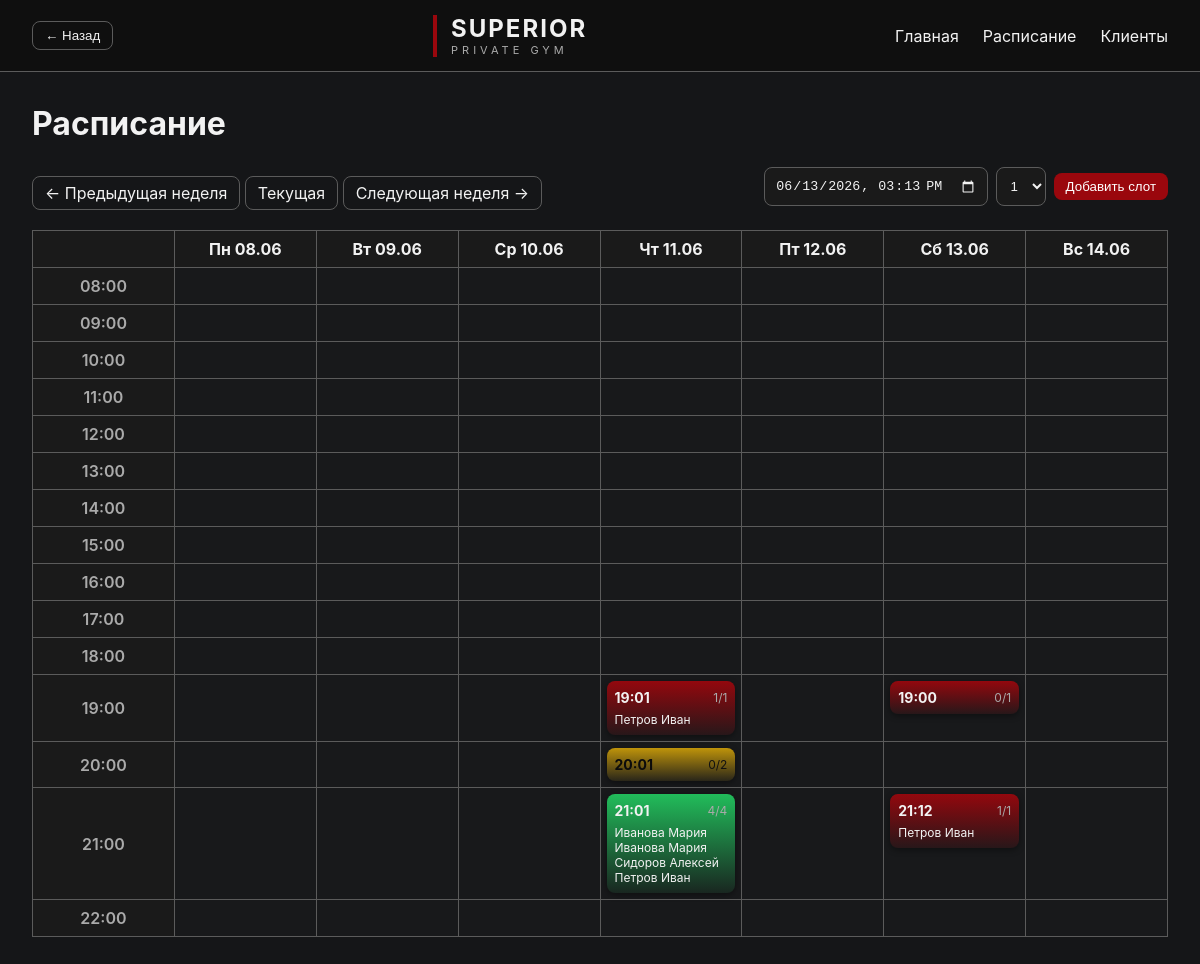
The app's page /schedule with its own data.
### app.py (models this page shows, shortened)
class Slot(Base):
    __tablename__ = "slots"
    id = Column(Integer, primary_key=True)
    start_time = Column(DateTime)
    capacity = Column(Integer, default=4)

class Client(Base):
    __tablename__ = "clients"
    id = Column(Integer, primary_key=True)
    first_name = Column(String, nullable=True)
    last_name = Column(String, nullable=True)
    patronymic = Column(String, nullable=True)
    birth_year = Column(Integer, nullable=True)
    birth_place = Column(String, nullable=True)
    phone = Column(String, nullable=True)
    name = Column(String, nullable=True)

### app.py (the view)
@app.get("/schedule")
def schedule(request: Request, db: Session = Depends(get_db), week_offset: int = 0):
    slots = db.query(Slot).order_by(Slot.start_time).all()
    now = datetime.now()
    base_week_start = (now - timedelta(days=now.weekday())).replace(hour=0, minute=0, second=0, microsecond=0)
    week_start = base_week_start + timedelta(days=7 * week_offset)
    days = [week_start + timedelta(days=i) for i in range(7)]
    hours = list(range(8, 23))
    default_time = datetime.now().strftime("%Y-%m-%dT%H:%M")
    grid = {(d_idx, h): None for d_idx in range(7) for h in hours}
    for slot in slots:
        if not slot.start_time:
            continue
        slot_dt = slot.start_time
        delta = slot_dt.date() - week_start.date()
        if delta.days < 0 or delta.days >= 7:
            continue
        day_index = delta.days
        hour = slot_dt.hour
        if hour in hours:
            bookings = db.query(Booking).filter(Booking.slot_id == slot.id).all()
            clients_in_slot = [db.get(Client, b.client_id) for b in bookings]
            grid[(day_index, hour)] = {
                'slot': slot,
                'booked': len(clients_in_slot),
                'clients': clients_in_slot,
            }
    return templates.TemplateResponse(
        request=request,
        name="schedule.html",
        context={
            "days": days,
            "hours": hours,
            "grid": grid,
            "default_time": default_time,
            "week_offset": week_offset,
        },
    )

### templates/schedule.html (shortened to what this page needs)
{% extends "base.html" %}
{% block content %}
<div class="page-title">
    <h1>Расписание</h1>
</div>
{% set flash = request.query_params.get('flash') %}
<div class="page-controls" style="margin-bottom:12px; display:flex; gap:12px; align-items:center;">
    <div class="week-nav">
        <a class="btn btn--ghost" href="/schedule?week_offset={{ week_offset - 1 }}">← Предыдущая неделя</a>
        <a class="btn btn--ghost" href="/schedule?week_offset=0">Текущая</a>
        <a class="btn btn--ghost" href="/schedule?week_offset={{ week_offset + 1 }}">Следующая неделя →</a>
    </div>
    <form method="post" action="/slots/add" class="form-row" style="flex-direction:row;gap:8px;align-items:center;margin-left:auto;">
        <input class="field" type="datetime-local" name="start_time" value="{{ default_time }}" required />
        <select name="capacity" class="field">
            <option value="1">1</option>
        </select>
        <button class="btn">Добавить слот</button>
    </form>
</div>
<div class="calendar">
    <table class="calendar-table">
        <thead>
            <tr>
                <th></th>
                {% set ru_days = ['Пн','Вт','Ср','Чт','Пт','Сб','Вс'] %}
                {% for day in days %}
                <th>{{ ru_days[loop.index0] }} {{ day.strftime('%d.%m') }}</th>
                {% endfor %}
            </tr>
        </thead>
        <tbody>
            {% for hour in hours %}
            <tr>
                <td class="calendar-time">{{ '%02d:00' % hour }}</td>
                {% for d_idx in range(0,7) %}
                <td class="calendar-cell">
                    {% set cell = grid.get((d_idx, hour)) %}
                    {% if cell %}
                    {%- set color_class = '' -%}
                    {%- if cell.slot.capacity == 1 -%}
                        {%- set color_class = 'slot--red' -%}
                    {%- elif cell.slot.capacity == 2 -%}
                        {%- set color_class = 'slot--yellow' -%}
                    {%- else -%}
                        {%- if cell.booked >= cell.slot.capacity -%}
                            {%- set color_class = 'slot--green' -%}
                        {%- else -%}
                            {%- set color_class = 'slot--gray' -%}
                        {%- endif -%}
                    {%- endif -%}
                    <a class="panel {{ color_class }}" href="/slot/{{ cell.slot.id }}?week_offset={{ week_offset }}">
                        <div class="slot-meta">
                            <div class="card-time">{{ cell.slot.start_time.strftime('%H:%M') }}</div>
                            <div class="card-capacity">{{ cell.booked }}/{{ cell.slot.capacity }}</div>
                        </div>
                        {% if cell.clients %}
                        <ul class="cell-clients">
                            {% for c in cell.clients %}
                            <li>{{ c.fio() }}</li>
                            {% endfor %}
                        </ul>
                        {% endif %}
                    </a>
                    {% endif %}
                </td>
                {% endfor %}
            </tr>
            {% endfor %}
        </tbody>
    </table>
</div>
{% endblock %}

### templates/base.html (shortened to what this page needs)
<!DOCTYPE html>
<html lang="ru">
<head>
    <link rel="stylesheet"
          href="/static/style.css">
</head>
<body>
<header class="header">
    <div class="left-controls">
        <button class="btn btn--ghost" onclick="history.back()">← Назад</button>
    </div>
    <div class="logo">
        <span class="logo-red"></span>
        <div>
            <div class="brand">
                SUPERIOR
            </div>
            <div class="subtitle">
                PRIVATE GYM
            </div>
        </div>
    </div>
    <nav>
        <a href="/">
            Главная
        </a>
        <a href="/schedule">
            Расписание
        </a>
        <a href="/clients">
            Клиенты
        </a>
    </nav>
</header>
<main class="container">
    {% block content %}
    {% endblock %}
</main>
</body>
</html>

### static/style.css (style rules this page uses)
:root { --bg: #151618; --surface: #1a1a1a; --surface-hover: #252525; --text: #f2f2f2; --muted: #aaaaaa; --accent: #9A070D; --border: #5B5B5B; --radius: 8px; --radius-lg: 12px; --pad: 10px; --pad-lg: 20px; --btn-pad: 6px 12px; --row-height: 41px; --wrapper-rows: 10; }
.panel { background: var(--surface); border-radius: var(--radius-lg); padding: var(--pad-lg); color: var(--text); }
.btn { display: inline-block; padding: var(--btn-pad); border-radius: var(--radius); background: var(--accent); color: white; border: none; cursor: pointer; text-decoration: none; text-align: center; }
.btn--ghost { background: transparent; border: 1px solid var(--border); color: var(--text); }
.form-row { display: flex; flex-direction: column; gap: 6px; margin-bottom: 12px; }
.field { padding: var(--pad); border-radius: var(--radius); border: 1px solid var(--border); background: var(--surface); color: var(--text); }
* { margin: 0; padding: 0; box-sizing: border-box; }
body { background: var(--bg); color: var(--text); font-family: Inter, Arial, sans-serif; min-height: 100vh; }
.header { height: 72px; border-bottom: 1px solid var(--border); display: flex; justify-content: space-between; align-items: center; padding: 0 32px; background: #0f0f0f; }
.logo { display: flex; align-items: center; gap: 14px; }
.logo-red { width: 4px; height: 42px; background: var(--accent); display: block; }
.brand { font-size: 24px; font-weight: 700; letter-spacing: 2px; }
.subtitle { font-size: 11px; letter-spacing: 4px; color: var(--muted); }
nav { display: flex; gap: 24px; }
nav a { text-decoration: none; color: var(--text); transition: .2s; }
.container { max-width: 1400px; margin: 0 auto; padding: 32px; }
.card, .stat-card, .panel { background: var(--surface); border-radius: var(--radius-lg); padding: var(--pad-lg); color: var(--text); }
.card-time { font-size: 18px; font-weight: 600; margin-bottom: 10px; }
.card-capacity { color: var(--muted); }
form { display: flex; gap: 12px; align-items: center; }
select, input, textarea { background: var(--surface); color: var(--text); border: 1px solid var(--border); padding: var(--pad); border-radius: var(--radius); }
input[type="datetime-local"], input[type="date"] { color: var(--text); -webkit-text-fill-color: var(--text); }
button { background: var(--accent); color: white; border: none; border-radius: var(--radius); padding: var(--btn-pad); cursor: pointer; }
.page-title { margin-bottom: 24px; display: flex; justify-content: space-between; align-items: center; }
.cell-clients { list-style: none; margin: 6px 0 0 0; padding: 0; }
.cell-clients li { font-size: 12px; color: var(--text); }
.left-controls { display: flex; align-items: center; margin-right: 12px; }
.calendar { overflow-x: auto; margin-top: 12px; }
.calendar-table { width: 100%; border-collapse: collapse; table-layout: fixed; }
.calendar-table th, .calendar-table td { border: 1px solid var(--border); }
.calendar-table thead th { background: var(--surface); padding: 8px; text-align: center; }
.calendar-time { width: 72px; background: var(--surface); color: var(--muted); text-align: center; font-weight: 600; padding: 8px; }
.calendar-cell { min-height: 64px; vertical-align: top; padding: 6px; background: rgba(255,255,255,0.01); }
.calendar-cell .card, .calendar-cell .panel { display: block; text-decoration: none; height: 100%; padding: 8px; border-left: 0; border-radius: var(--radius); background: linear-gradient(180deg, rgba(211, 47, 47, 0.678), rgba(211,47,47,0.08)); color: var(--text); box-shadow: 0 2px 6px rgba(0,0,0,0.4); overflow: hidden; text-overflow: ellipsis; }
.calendar-cell .card-time { font-size: 14px; font-weight: 700; }
.calendar-cell .card-capacity { font-size: 12px; color: var(--muted); }
.calendar-cell .panel.slot--red { background: linear-gradient(180deg, rgba(154,7,13,0.95), rgba(154,7,13,0.12)); }
.calendar-cell .panel.slot--yellow { background: linear-gradient(180deg, rgba(194,150,10,0.98), rgba(194,150,10,0.10)); color: #0b0b0b; }
.calendar-cell .panel.slot--yellow .card-capacity { color: #111; }
.calendar-cell .panel.slot--green { background: linear-gradient(180deg, rgba(34,197,94,0.95), rgba(34,197,94,0.08)); }
.calendar-cell .slot-meta { display: flex; justify-content: space-between; align-items: center; gap: 8px; }
.calendar-cell .card-time { margin-bottom: 0; }

### records on screen
Slot: slot.start_time "19:01", slot.capacity "1"
Client: fio "Петров Иван"
Slot: slot.start_time "19:00", slot.capacity "1"
Slot: slot.start_time "20:01", slot.capacity "2"
Slot: slot.start_time "21:01", slot.capacity "4"
Client: fio "Иванова Мария"
Client: fio "Сидоров Алексей"
Slot: slot.start_time "21:12", slot.capacity "1"

### other values on screen
{{ ru_days[loop.index0] }} "Пн" "Вт" "Ср" "Чт" "Пт" "Сб" "Вс"
{{ day.strftime('%d.%m') }} "08.06" "09.06" "10.06" "11.06" "12.06" "13.06" "14.06"
{{ '%02d:00' % hour }} "08:00" "09:00" "10:00" "11:00" "12:00" "13:00" "14:00" "15:00" "16:00" "17:00" "18:00" "19:00" "20:00" "21:00" "22:00"
{{ cell.booked }} "1" "0" "0" "4" "1"
